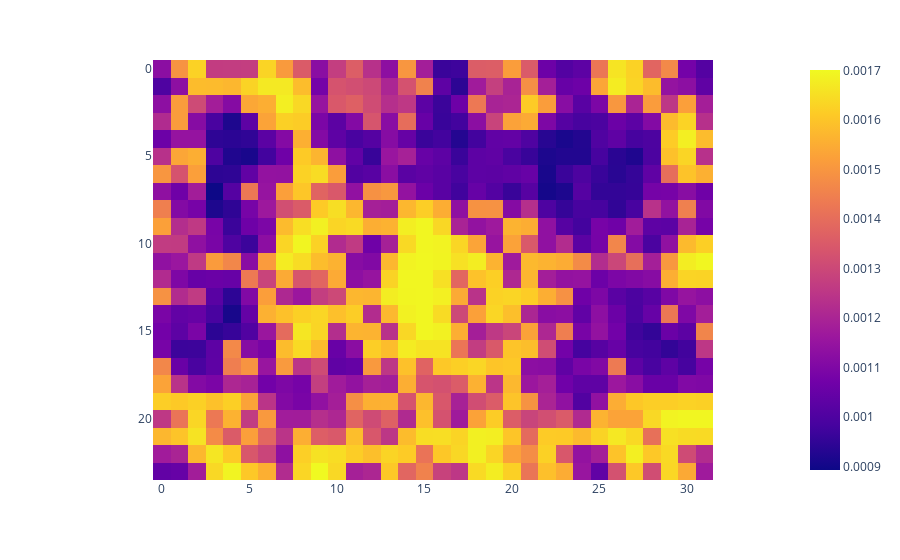

Write notebook code for a chart like this one.
### Code cell
fig = px.imshow(all_attns[0][5])
fig.show()

### Figure 1 — Plotly figure (JSON) as saved in the notebook; plotly's stock layout.template omitted (floating-point values rounded to 4 significant figures; data arrays with more than 128 entries replaced by an {"elided": "..."} marker saying what was removed)
{"data": [{"coloraxis": "coloraxis", "hovertemplate": "x: %{x}<br>y: %{y}<br>color: %{z}<extra></extra>", "name": "0", "type": "heatmap", "xaxis": "x", "yaxis": "y", "z": {"elided": "24x32 float values"}}], "layout": {"coloraxis": {"colorscale": [[0, "#0d0887"], [0.1111, "#46039f"], [0.2222, "#7201a8"], [0.3333, "#9c179e"], [0.4444, "#bd3786"], [0.5556, "#d8576b"], [0.6667, "#ed7953"], [0.7778, "#fb9f3a"], [0.8889, "#fdca26"], [1, "#f0f921"]]}, "margin": {"t": 60}, "xaxis": {"anchor": "y", "constrain": "domain", "domain": [0, 1], "scaleanchor": "y"}, "yaxis": {"anchor": "x", "autorange": "reversed", "constrain": "domain", "domain": [0, 1]}}}
